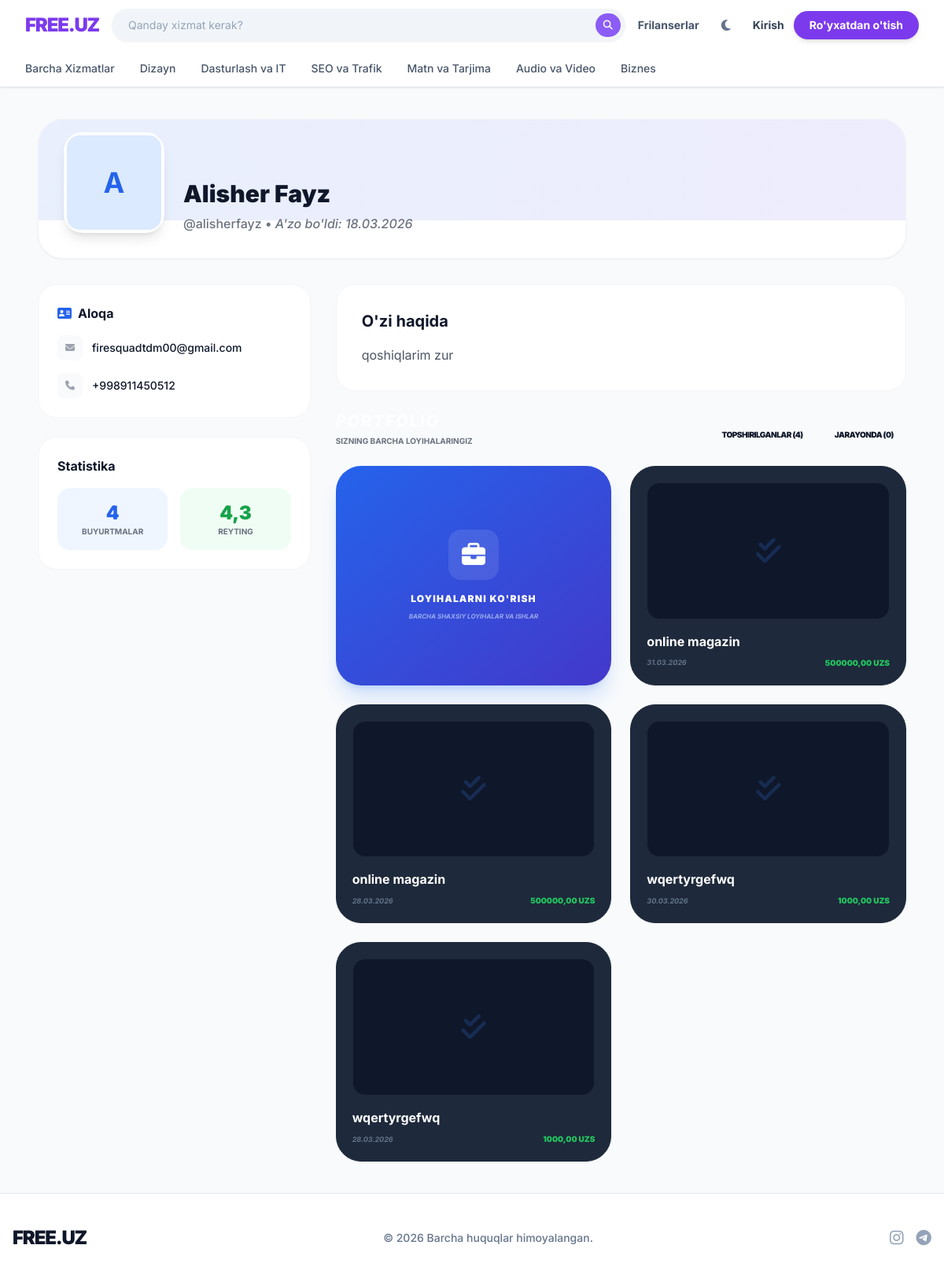
The page /profile/alisherfayz/ on the database its author committed.
### Client/models.py (models this page shows, shortened)
class User(AbstractUser):
    ROLE_CLIENT    = 'client'
    ROLE_DEVELOPER = 'developer'
    ROLE_ADMIN     = 'admin'
    ROLE_CHOICES   = [
        (ROLE_CLIENT,    'Mijoz'),
        (ROLE_DEVELOPER, 'Dasturchi'),
        (ROLE_ADMIN,     'Admin'),
    ]
    email         = models.EmailField(unique=True, verbose_name='Email')
    role          = models.CharField(max_length=20, choices=ROLE_CHOICES, default=ROLE_CLIENT)
    avatar        = models.ImageField(upload_to='avatars/', blank=True, null=True)
    phone         = models.CharField(max_length=20, blank=True, null=True)
    company       = models.CharField(max_length=200, blank=True, null=True)
    bio           = models.TextField(max_length=1000, blank=True, null=True)
    portfolio_url = models.URLField(blank=True, null=True)
    skills        = models.JSONField(default=list, blank=True, null=True)
    contact_public = models.BooleanField(default=True)
    is_verified   = models.BooleanField(default=False)
    is_blocked    = models.BooleanField(default=False)
    block_reason  = models.TextField(blank=True, null=True)
    created_at    = models.DateTimeField(auto_now_add=True)
    updated_at    = models.DateTimeField(auto_now=True)
    USERNAME_FIELD  = 'email'
    REQUIRED_FIELDS = ['username', 'first_name', 'last_name']
    class Meta:
        verbose_name = 'Foydalanuvchi'
        verbose_name_plural = 'Foydalanuvchilar'
    @property
    def is_developer(self): return self.role == self.ROLE_DEVELOPER

class Order(models.Model):
    STATUS_PENDING   = 'pending'
    STATUS_ACTIVE    = 'active'
    STATUS_DELIVERED = 'delivered'
    STATUS_COMPLETED = 'completed'
    STATUS_REVISION  = 'revision'
    STATUS_DISPUTE   = 'dispute'
    STATUS_CANCELLED = 'cancelled'
    STATUS_REFUNDED  = 'refunded'
    STATUS_CHOICES = [
        (STATUS_PENDING,   'Kutilmoqda'),
        (STATUS_ACTIVE,    'Faol'),
        (STATUS_DELIVERED, 'Topshirildi'),
        (STATUS_COMPLETED, 'Tugallandi'),
        (STATUS_REVISION,  'Tuzatish'),
        (STATUS_DISPUTE,   'Nizoli'),
        (STATUS_CANCELLED, 'Bekor qilindi'),
        (STATUS_REFUNDED,  'Qaytarildi'),
    ]
    id           = models.UUIDField(primary_key=True, default=uuid.uuid4, editable=False)
    client       = models.ForeignKey(User, on_delete=models.CASCADE, related_name='client_orders')
    developer    = models.ForeignKey(User, on_delete=models.CASCADE, related_name='developer_orders')
    service      = models.ForeignKey(Service, on_delete=models.PROTECT, related_name='orders')
    status       = models.CharField(max_length=20, choices=STATUS_CHOICES, default=STATUS_PENDING)
    requirements = models.TextField(max_length=3000, blank=True, null=True)
    price        = models.DecimalField(max_digits=12, decimal_places=2)
    deadline     = models.DateField(blank=True, null=True)
    accepted_at  = models.DateTimeField(blank=True, null=True)
    delivered_at = models.DateTimeField(blank=True, null=True)
    completed_at = models.DateTimeField(blank=True, null=True)
    cancelled_at = models.DateTimeField(blank=True, null=True)
    cancel_reason  = models.TextField(blank=True, null=True)
    revision_reason = models.TextField(blank=True, null=True)
    dispute_reason  = models.TextField(blank=True, null=True)
    created_at   = models.DateTimeField(auto_now_add=True)
    updated_at   = models.DateTimeField(auto_now=True)
    class Meta:
        verbose_name = 'Buyurtma'
        verbose_name_plural = 'Buyurtmalar'
        ordering = ['-created_at']

class Service(models.Model):
    developer    = models.ForeignKey(User, on_delete=models.CASCADE, related_name='services')
    category     = models.ForeignKey(Category, on_delete=models.SET_NULL, null=True, blank=True, related_name='services')
    title        = models.CharField(max_length=200)
    description  = models.TextField(max_length=3000)
    price        = models.DecimalField(max_digits=12, decimal_places=2, validators=[MinValueValidator(1000)])
    duration_days = models.PositiveIntegerField(default=7)
    is_active    = models.BooleanField(default=True)
    views_count  = models.PositiveIntegerField(default=0)
    orders_count = models.PositiveIntegerField(default=0)
    created_at   = models.DateTimeField(auto_now_add=True)
    updated_at   = models.DateTimeField(auto_now=True)
    class Meta:
        verbose_name = 'Xizmat'
        verbose_name_plural = 'Xizmatlar'
        ordering = ['-created_at']

### Client/views.py (the view)
# urls.py: path('profile/<str:username>/',           views.ProfileDetailView.as_view(),    name='profile_detail'),
class ProfileDetailView(View):
    def get(self, request, username):
        profile = get_object_or_404(User, username=username)
        ctx = {'target_user': profile}
        if profile.is_developer:
            orders = Order.objects.filter(developer=profile)
            ctx['completed_orders'] = orders.filter(status='completed')
            ctx['in_progress_orders'] = orders.filter(status='in_progress')
            ctx['returned_orders'] = orders.filter(status='returned')
            ctx['reviews'] = Review.objects.filter(developer=profile).order_by('-created_at')[:10]
            ctx['avg_rating'] = Review.objects.filter(developer=profile).aggregate(avg=Avg('rating'))['avg']
        return render(request, 'users/profile_detail.html', ctx)

### templates/users/profile_detail.html (shortened to what this page needs)
{% extends 'base.html' %}
{% block content %}
<div class="py-10 max-w-6xl mx-auto px-4">
    <div class="bg-white dark:bg-gray-800 rounded-[2rem] p-8 shadow-sm border border-gray-100 dark:border-gray-700 relative overflow-hidden mb-8">
        <div class="absolute top-0 left-0 w-full h-32 bg-gradient-to-r from-blue-600 to-indigo-600 opacity-10"></div>
        <div class="relative flex flex-col md:flex-row items-center md:items-end gap-6">
            <div class="w-32 h-32 bg-white dark:bg-gray-700 p-1 rounded-3xl shadow-lg -mt-4">
                <div class="w-full h-full bg-blue-100 dark:bg-gray-600 rounded-2xl flex items-center justify-center text-4xl font-bold text-blue-600">
                    {{ target_user.username|first|upper }}
                </div>
            </div>
            <div class="flex-1 text-center md:text-left">
                <div class="flex flex-wrap items-center justify-center md:justify-start gap-3 mb-2">
                    <h1 class="text-3xl font-black">{{ target_user.get_full_name|default:target_user.username }}</h1>
                </div>
                    <p class="text-gray-500 dark:text-gray-400 font-medium">
                        @{{ target_user.username }} •
                        <span class="italic">A'zo bo'ldi: {{ target_user.date_joined|date:"d.m.Y" }}</span>
                    </p>
                </div>
        </div>
    </div>
    <div class="grid grid-cols-1 lg:grid-cols-3 gap-8">
        <div class="space-y-6">
            <div class="bg-white dark:bg-gray-800 rounded-3xl p-6 border border-gray-100 dark:border-gray-700">
                <h3 class="font-bold mb-4 flex items-center gap-2">
                    <i class="fa-solid fa-address-card text-blue-600"></i> Aloqa
                </h3>
                <div class="space-y-4">
                    <div class="flex items-center gap-3">
                        <div class="w-8 h-8 bg-gray-50 dark:bg-gray-700 rounded-lg flex items-center justify-center text-xs text-gray-400"><i class="fa-solid fa-envelope"></i></div>
                        <span class="text-sm font-medium">{{ target_user.email }}</span>
                    </div>
                    <div class="flex items-center gap-3">
                        <div class="w-8 h-8 bg-gray-50 dark:bg-gray-700 rounded-lg flex items-center justify-center text-xs text-gray-400"><i class="fa-solid fa-phone"></i></div>
                        <span class="text-sm font-medium">{{ target_user.phone|default:"+998 -- --- -- --" }}</span>
                    </div>
                </div>
            </div>
            {% if target_user.is_developer %}
            <div class="bg-white dark:bg-gray-800 rounded-3xl p-6 border border-gray-100 dark:border-gray-700">
                <h3 class="font-bold mb-4">Statistika</h3>
                <div class="grid grid-cols-2 gap-4">
                    <div class="p-4 bg-blue-50 dark:bg-blue-900/10 rounded-2xl text-center">
                        <p class="text-2xl font-black text-blue-600">{{ completed_orders.count|default:"0" }}</p>
                        <p class="text-[10px] text-gray-500 uppercase font-bold">Buyurtmalar</p>
                    </div>
                    <div class="p-4 bg-green-50 dark:bg-green-900/10 rounded-2xl text-center">
                        <p class="text-2xl font-black text-green-600">{{ avg_rating|default:0|floatformat:1 }}</p>
                        <p class="text-[10px] text-gray-500 uppercase font-bold">Reyting</p>
                    </div>
                </div>
            </div>
            {% endif %}
        </div>
        <div class="lg:col-span-2 space-y-6">
            <div class="bg-white dark:bg-gray-800 rounded-3xl p-8 border border-gray-100 dark:border-gray-700">
                <h3 class="text-xl font-bold mb-4">O'zi haqida</h3>
                <p class="text-gray-600 dark:text-gray-300 leading-relaxed">
                    {{ target_user.bio|default:"Ushbu foydalanuvchi hali o'zi haqida ma'lumot kiritmagan." }}
                </p>
            </div>
            {% if target_user.is_developer %}
            <div x-data="{ tab: 'completed' }" class="space-y-6">
                <div class="flex justify-between items-end mb-2">
                    <div>
                        <div class="flex items-center gap-4">
                            <h3 class="text-xl font-bold uppercase tracking-widest italic text-white">Portfolio</h3>
                        </div>
                        <p class="text-[10px] text-gray-500 font-bold uppercase mt-1">Sizning barcha loyihalaringiz</p>
                    </div>
                    <div class="flex gap-2">
                        <button @click="tab = 'completed'"
                            :class="tab === 'completed' ? 'bg-blue-600 text-white shadow-lg shadow-blue-500/20' : 'bg-gray-800 text-gray-500'"
                            class="px-4 py-2 rounded-xl font-black text-[10px] uppercase tracking-tighter transition-all">
                            Topshirilganlar ({{ completed_orders.count|default:"0" }})
                        </button>
                        <button @click="tab = 'progress'"
                            :class="tab === 'progress' ? 'bg-orange-500 text-white shadow-lg shadow-orange-500/20' : 'bg-gray-800 text-gray-500'"
                            class="px-4 py-2 rounded-xl font-black text-[10px] uppercase tracking-tighter transition-all">
                            Jarayonda ({{ in_progress_orders.count|default:"0" }})
                        </button>
                    </div>
                </div>
                <div x-show="tab === 'completed'" class="grid grid-cols-1 md:grid-cols-2 gap-6">
                    <a href="{% url 'programmer:portfolio_list' %}" class="group relative bg-gradient-to-br from-blue-600 to-indigo-700 rounded-[2rem] p-8 flex flex-col items-center justify-center shadow-xl shadow-blue-500/20 transition-all hover:scale-[1.02] active:scale-95 min-h-[200px]">
                        <div class="w-16 h-16 bg-white/10 rounded-2xl flex items-center justify-center mb-4 group-hover:bg-white/20 transition-all">
                            <i class="fa-solid fa-briefcase text-white text-3xl"></i>
                        </div>
                        <p class="text-white text-xs font-black uppercase tracking-widest">Loyihalarni ko'rish</p>
                        <p class="text-blue-100/60 text-[8px] mt-2 font-bold uppercase italic">Barcha shaxsiy loyihalar va ishlar</p>
                    </a>
                    {% for order in completed_orders %}
                    <div class="group relative bg-[#1e293b] rounded-[2rem] p-5 border border-slate-800 hover:border-blue-500/50 transition-all duration-300">
                        <div class="aspect-video bg-slate-900 rounded-2xl flex items-center justify-center mb-4 overflow-hidden relative border border-slate-800">
                        </div>
                        <h4 class="font-bold text-white group-hover:text-blue-400 transition-colors truncate">{{ order.service.title }}</h4>
                        <div class="flex justify-between items-center mt-2">
                            <span class="text-[9px] text-slate-500 font-bold uppercase italic">{{ order.completed_at|date:"d.m.Y" }}</span>
                            <span class="text-[10px] font-black text-green-500">{{ order.price }} UZS</span>
                        </div>
                    </div>
                    {% endfor %}
                </div>
            </div>
            {% endif %}
        </div>
    </div>
</div>
{% endblock %}

### templates/base.html (style rules this page uses)
body { font-family: 'Inter', sans-serif; -webkit-font-smoothing: antialiased; }

### rows shown on the page
User: username|first "A", get_full_name "Alisher Fayz", username "alisherfayz", date_joined "18.03.2026", email "firesquadtdm00@gmail.com", phone "+998911450512", bio "qoshiqlarim zur"
Order: service "online magazin", completed_at "31.03.2026", price "500000,00"
Order: service "online magazin", completed_at "28.03.2026", price "500000,00"
Order: service "wqertyrgefwq", completed_at "30.03.2026", price "1000,00"
Order: service "wqertyrgefwq", completed_at "28.03.2026", price "1000,00"

### other values the page prints
{{ completed_orders.count|default:"0" }} "4"
{{ avg_rating|default:0|floatformat:1 }} "4,3"
{{ in_progress_orders.count|default:"0" }} "0"
